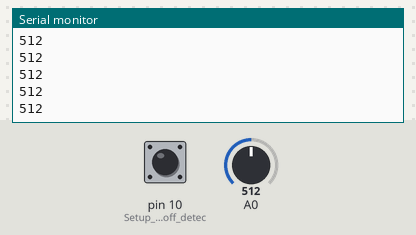
A sketch run on a simulated Arduino Uno, built with avr-gcc and run on an emulated ATmega328P. Shown: the last lines printed to the serial monitor. The test bench sets the inputs (shaded band); at power-on: pin 10 (Setup_for_leads_off_detec) LOW, A0 = 512.

Above: at 1.2 s.
1.3 s: pin 10 (Setup_for_leads_off_detec) pulled HIGH for 0.15 s
2.9 s: A0 set to 716
At 3.7 s:
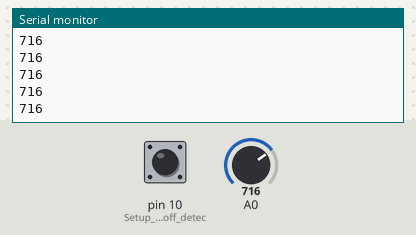
4.4 s: pin 10 (Setup_for_leads_off_detec) pulled HIGH for 1 s
At 5.2 s:
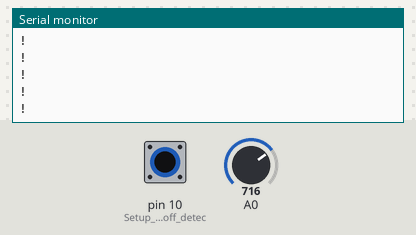
6.9 s: A0 set to 900
At 8.0 s:
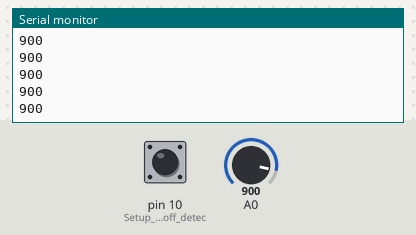
Timing chart, 0 to 9.4 s (numbered marks = the images above; inputs shaded):
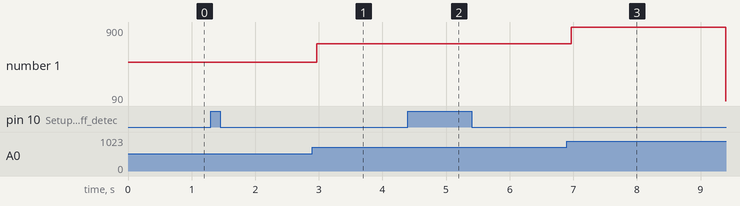

Measured:
- after the input at 2.9 s, the serial monitor: prints a new line after 0.07 s (image 1)
- after the input at 6.9 s, the serial monitor: prints a new line after 0.07 s (image 3)
- plotted number 1: 512 → 716 after the input at 2.9 s, 716 → 90 after the input at 6.9 s

The sketch:

KS1081EB.ino
```cpp
/******************************************************************************
file name: KS1081EB.ino
Demo Program for KS1081 ECG Board (KS1081_EB)
******************************************************************************/
/******************************************************************************
Designed by Kngsense Electronics
Web: www.ks-chip.com
E-mail:support@ks-chip.com
Date:12/08/2021
Copyright © Kingsense® Electronics. All Rights Reserved.
******************************************************************************/
/******************************************************************************
The KS1081 designed by Kingsense,is an integrated single-channel analog front-end chip
for high performance low power ECG recording. It is widely used in the wearable/portable
ECG devices and other weak signals acquisitions.

This example shows a easy way to create a real-time ECG display by Processing.
******************************************************************************/
/******************************************************************************
Resources:
This program requires a Processing sketch to view the data in real time.
Development environment specifics:
IDE: Arduino 1.8.19
Hardware: KS1081-EB & Arduino UNO
Processing Version: 2.1.2
******************************************************************************/

void setup() {
  // initialize the serial communication:
  Serial.begin(9600);
  pinMode(10, INPUT); // Setup for leads off detection LDF
}
void loop() {

  if((digitalRead(10) == 1)) {
    Serial.println('!');
  }
  else{
    // send the value of analog input 0:
      Serial.println(analogRead(A0));
  }
  //Wait for a bit to keep serial data from saturating
  delay(1);
}
```
